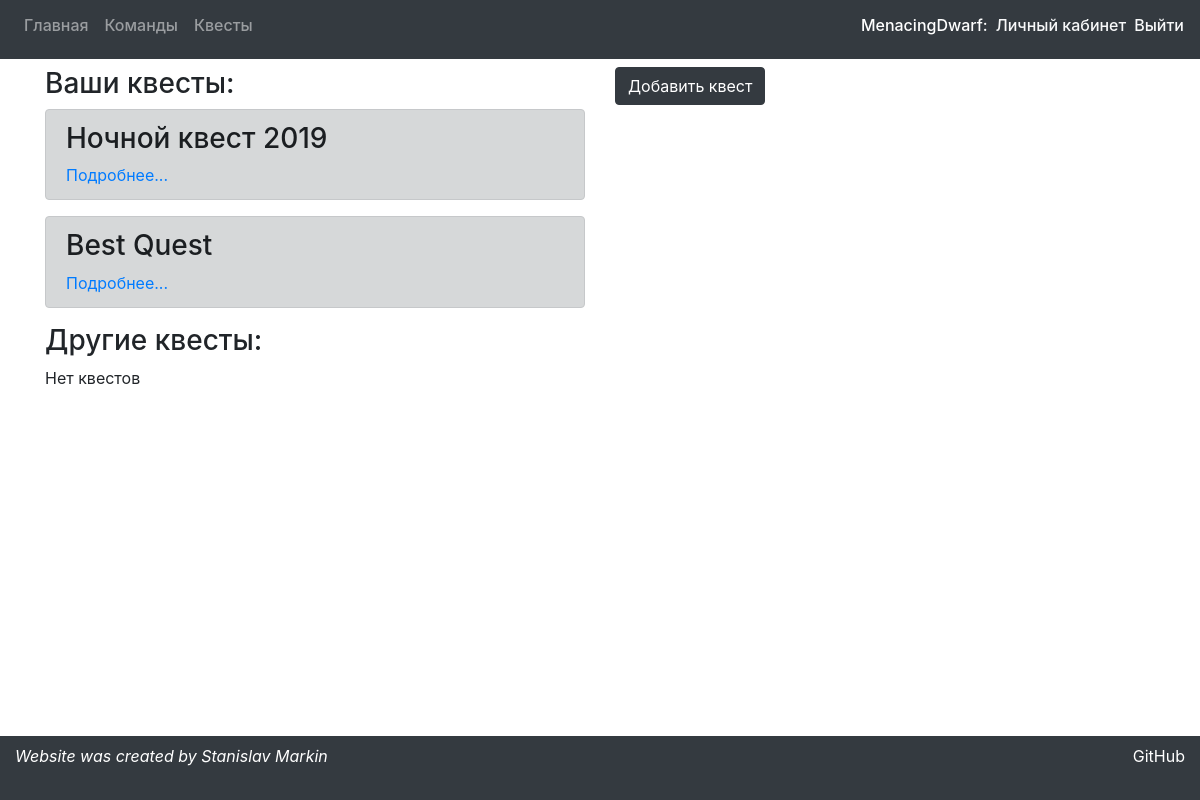
/quests (signed in), run on an earlier commit of the app's database.
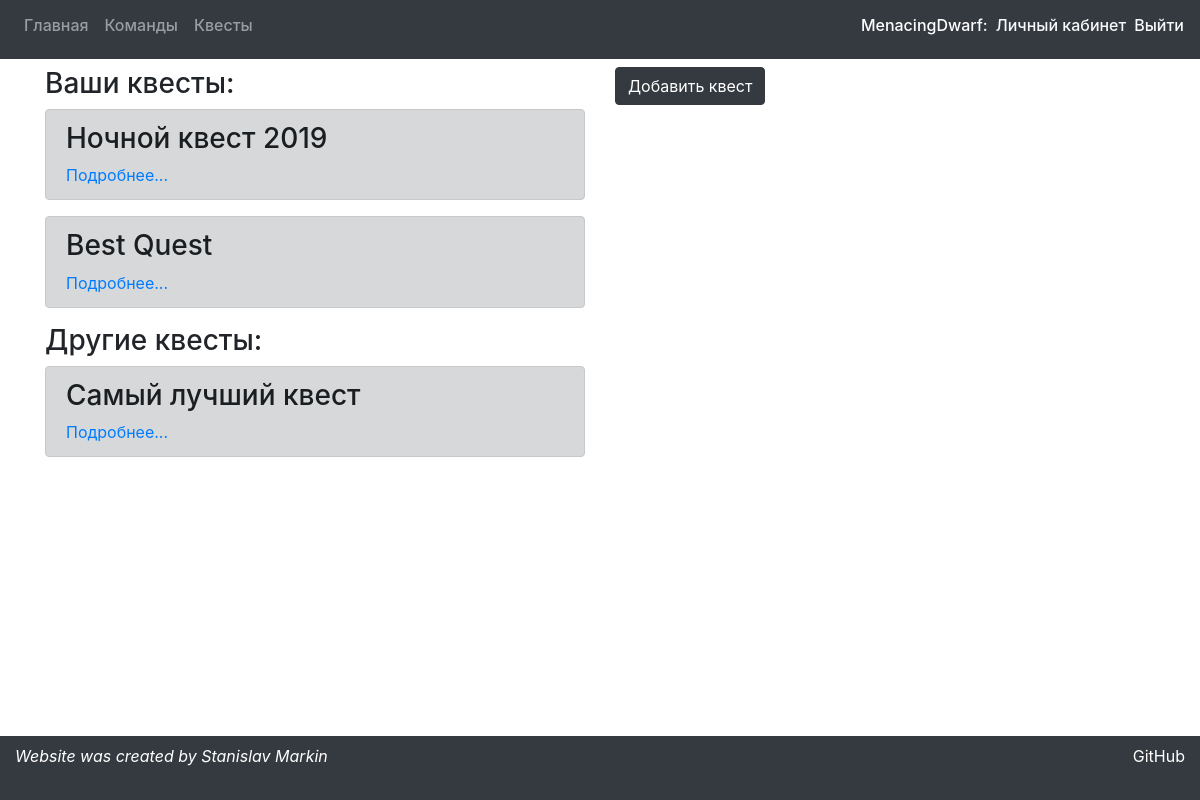
And on a later commit of the database.
### preparationApp/models.py (models this page shows, shortened)
class Quest(models.Model):
    title = models.CharField(max_length=30)
    start_date = models.DateTimeField()
    description = models.TextField()
    owner = models.ForeignKey(User, models.CASCADE)

### preparationApp/views.py (the view)
# urls.py: path('quests', views.quests, name='quests'),
def quests(request):
    args = make_args(request)
    args['your_quests'] = list(filter(lambda q: get_user(request.user.username) == q.owner,
                                      models.Quest.objects.all()))
    args['other_quests'] = list(filter(lambda q: get_user(request.user.username) != q.owner,
                                       models.Quest.objects.all()))
    return render(request, 'preparationApp/questsPage.html', args)

### preparationApp/views.py (called while the page is built)
def get_user(name):
    return User.objects.get(username=name)

def make_args(request):
    args = {'message': 'none'}
    if request.session.get('message'):
        args['message'] = request.session.get('message')
        request.session.pop('message')
    return args

### preparationApp/templates/preparationApp/questsPage.html (shortened to what this page needs)
{% extends 'preparationApp/mainWrapper.html' %}
{% block content %}
    <div class="row">
    <div class="col-6">
    <h3>Ваши квесты:</h3>
    {% if your_quests|length == 0 %}
        <p>Нет квестов</p>
    {% else %}
        {% for quest in your_quests %}
            <div class="alert alert-dark">
                <h3>{{ quest.title }}</h3>
                <a href="quests/{{ quest.id }}">Подробнее...</a>
            </div>
        {% endfor %}
    {% endif %}
    <h3>Другие квесты:</h3>
    {% if other_quests|length == 0 %}
        <p>Нет квестов</p>
    {% else %}
        {% for quest in other_quests %}
            <div class="alert alert-dark">
                <h3>{{ quest.title }}</h3>
                <a href="quests/{{ quest.id }}">Подробнее...</a>
            </div>
        {% endfor %}
    {% endif %}
    </div>
    <div class="col-6">
    <button type="button"class="btn btn-dark mb-2"
            data-toggle="collapse" data-target="#quest">
        Добавить квест
    </button>
    </div>
    </div>
{% endblock %}

What changed in the data, as far as the page shows it:
added Quest: title "Самый лучший квест", shown under "Другие квесты:"
Also different on the page:
text no longer shown: "Нет квестов"
